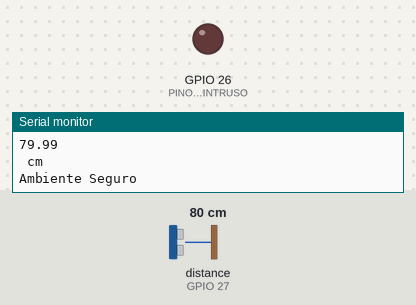
A sketch run on a simulated ESP32. On the bench: output pins drawn as LEDs (lit = HIGH), the last lines printed to the serial monitor. Wiring (from diagram.json): ultrasonic range finder: trigger GPIO 25; echo GPIO 27. Inputs (shaded band) come from the test bench; at power-on: distance to the obstacle (sensor on GPIO 27) 80 cm. The echo pulse lasts 58.3 µs per cm; pins used as bus, display or sensor lines are not drawn.

Above: at 2.8 s.
2.9 s: distance to the obstacle (sensor on GPIO 27) set to 12 cm
5.6 s: distance to the obstacle (sensor on GPIO 27) set to 9 cm
At 6.9 s:
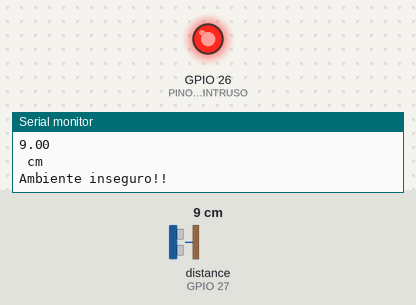
8.3 s: distance to the obstacle (sensor on GPIO 27) set to 18 cm
At 10.4 s:
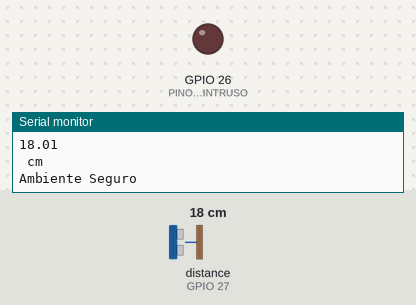
11.0 s: distance to the obstacle (sensor on GPIO 27) set to 2 cm
At 12.0 s:
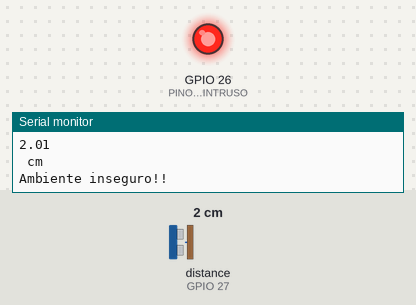
Timing chart, 0 to 14.0 s (numbered marks = the images above; inputs shaded):
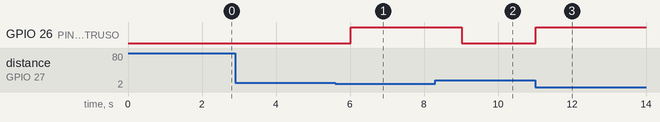

Measured:
- the behaviour switches between 11 and 10 cm on distance to the obstacle (sensor on GPIO 27) (found by bisection; images 0 and 1)
- after the input at 5.6 s, GPIO 26 (PINO_LED_INTRUSO): LOW → HIGH after 0.41 s
- after the input at 8.3 s, GPIO 26 (PINO_LED_INTRUSO): HIGH → LOW after 0.72 s
- after the input at 11.0 s, GPIO 26 (PINO_LED_INTRUSO): LOW → HIGH at once

The sketch:

sketch.ino
```cpp
const int PINO_TRIG = 25; //Pino trigger
const int PINO_ECHO = 27; // Pino retorno
const int PINO_LED_INTRUSO = 26; // Led indicador


float obter_distancia();

void setup() {
  Serial.begin(115200);

  pinMode(PINO_TRIG, OUTPUT); // TRIGGER ENVIA O PULSO
  pinMode(PINO_ECHO, INPUT); // ECHOD QUE RECEDBE O PULSO
  pinMode(PINO_LED_INTRUSO, OUTPUT);
  digitalWrite(PINO_TRIG, LOW);
}

void loop() {

  float dist = obter_distancia();
  Serial.println("Distancia: ");
  Serial.println(dist);
  Serial.println(" cm");

  if (dist > 0 && dist<= 10){

    Serial.println("Ambiente inseguro!!");
    digitalWrite(PINO_LED_INTRUSO, HIGH);

  delay(1000);
  }
  else{
    Serial.println("Ambiente Seguro");
    digitalWrite(PINO_LED_INTRUSO, LOW);
  }
  delay(2000);
}


float obter_distancia(){
  digitalWrite(PINO_TRIG, LOW);
  delayMicroseconds(2);
    digitalWrite(PINO_TRIG, HIGH);
  delayMicroseconds(10);
    digitalWrite(PINO_TRIG, LOW);


  long duracao = pulseIn(PINO_ECHO, HIGH, 30000);

  float distancia = (duracao/2.0) * 0.0343;
  return distancia;

}
```
